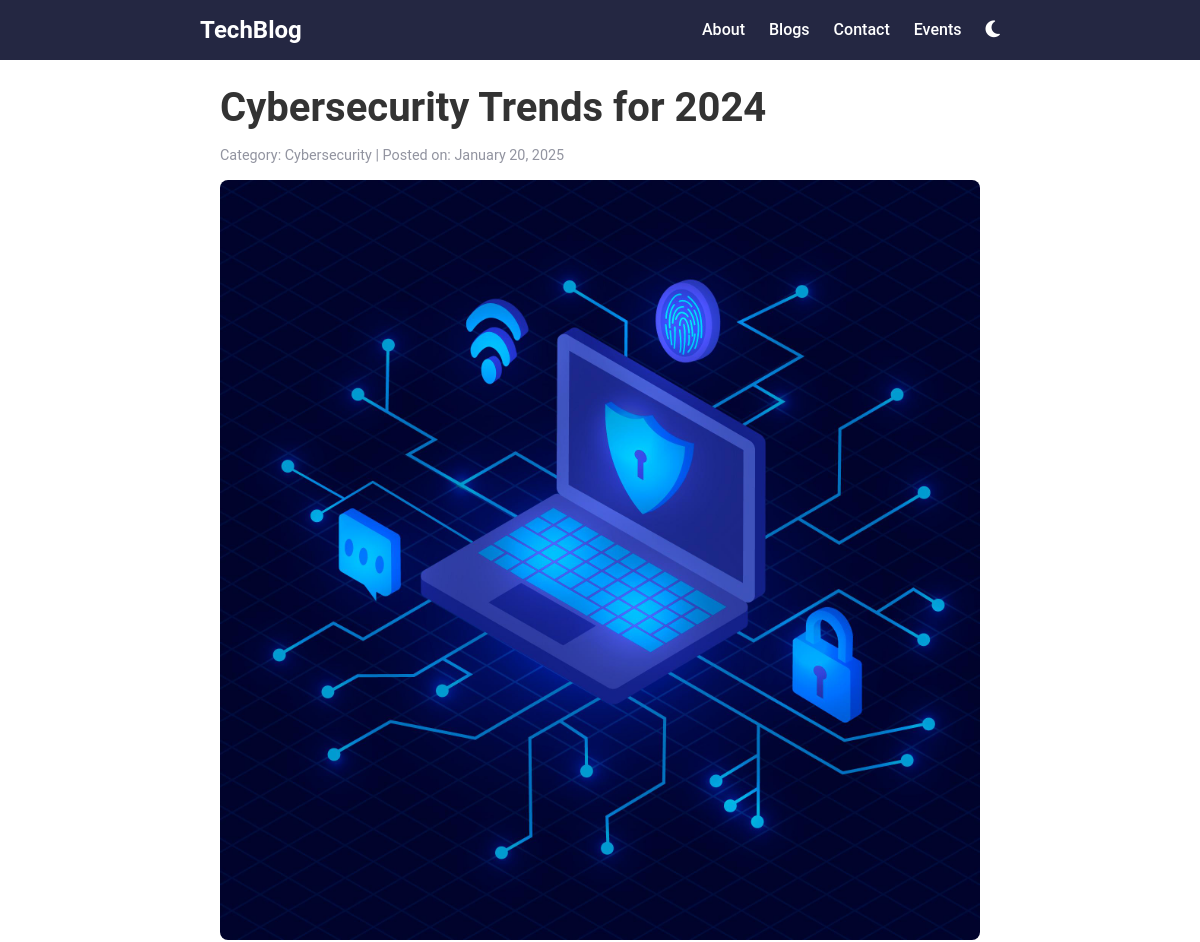
The page /post/5 (upper part) on the database as committed earlier.
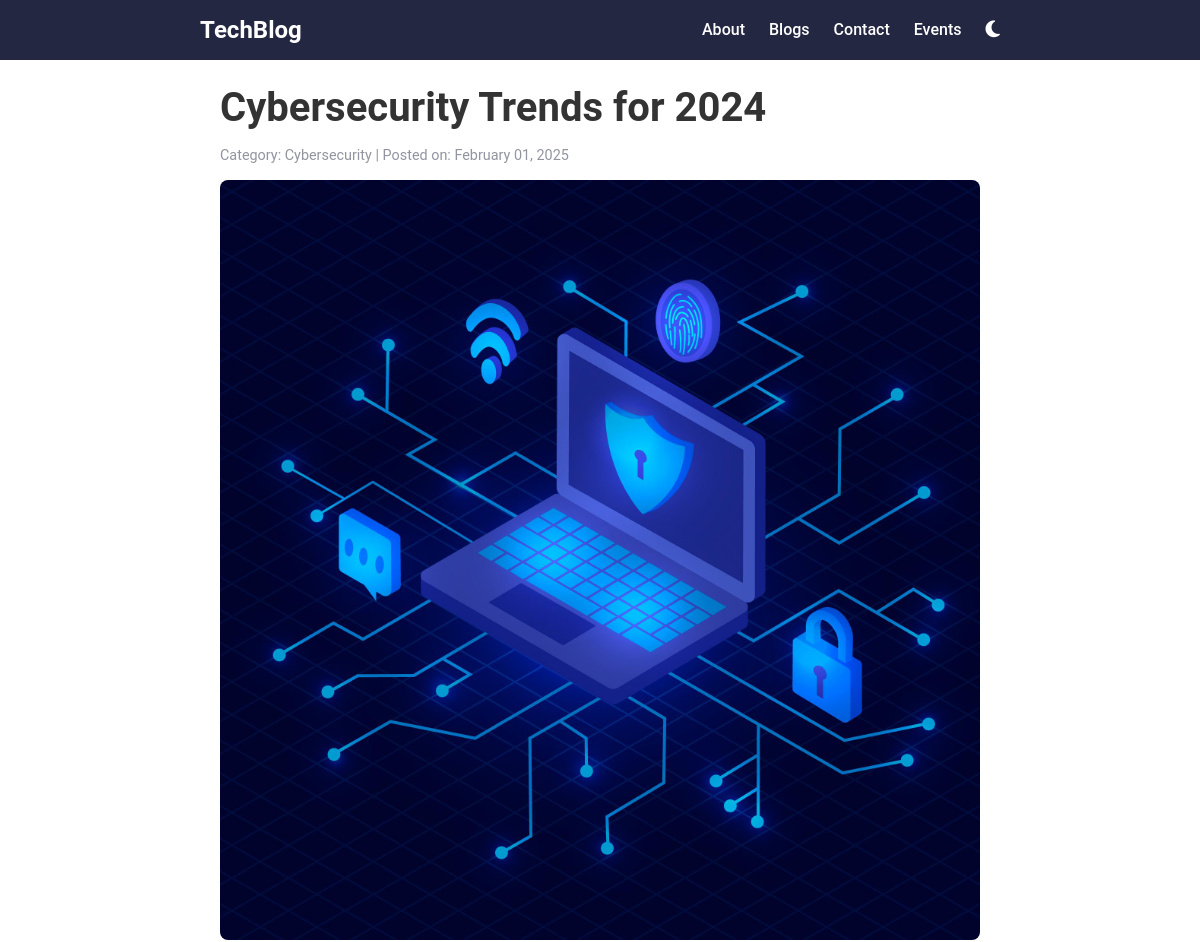
The same page on the database as committed later.
### models.py (models this page shows)
class Post(db.Model):
    __tablename__ = 'posts'
    id = db.Column(db.Integer, primary_key=True)
    title = db.Column(db.String(100), nullable=False)
    excerpt = db.Column(db.String(255), nullable=False)
    content = db.Column(db.Text, nullable=False)
    category = db.Column(db.String(50))
    date_posted = db.Column(db.DateTime, default=datetime.utcnow)
    comments = db.relationship('Comment', backref='post', lazy=True)
    image_url = db.Column(db.String(200), nullable=True)

### app.py (the view)
    @app.route("/post/<int:post_id>")
    def post(post_id):
        post = Post.query.get_or_404(post_id)
        comments = Comment.query.filter_by(post_id=post.id).all()
        return render_template("post.html", post=post, comments=comments)

### templates/post.html (shortened to what this page needs)
{% extends "base.html" %}
{% block content %}
<article class="blog-post">
  <h1>{{ post.title }}</h1>
  <p class="post-meta">
    <span>Category: {{ post.category }} |</span>
    <span>Posted on: {{ post.date_posted.strftime('%B %d, %Y') }}</span>
  </p>
  <img src="{{ post.image_url }}" alt="Image for {{ post.title }}" class="post-image">
</article>
{% endblock %}

Rows that differ between the two databases and show on the page:
changed Post "Cybersecurity": date_posted "January 20, 2025" → "February 01, 2025"
